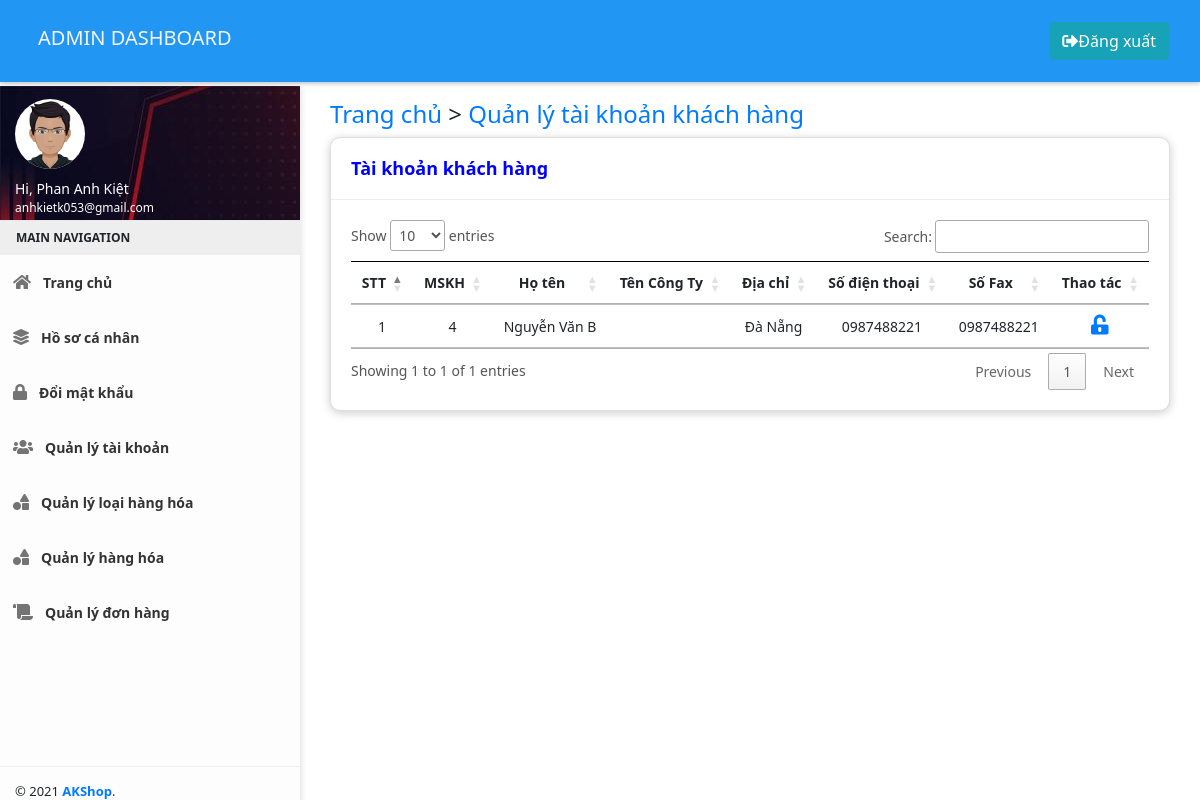
The app's page /admin/taikhoanuser.php (signed in) with its own data.
### tables this page shows
CREATE TABLE `diachikh` (
  `MaDC` int(11) NOT NULL,
  `DiaChi` varchar(500) NOT NULL,
  `MSKH` int(11) NOT NULL
);

CREATE TABLE `khachhang` (
  `MSKH` int(200) NOT NULL,
  `HoTenKH` varchar(255) NOT NULL,
  `TenCongTy` varchar(255) DEFAULT NULL,
  `SoDienThoai` varchar(10) NOT NULL,
  `SoFax` varchar(10) DEFAULT NULL,
  `Email` varchar(255) NOT NULL,
  `Password` varchar(255) NOT NULL
);

### admin/taikhoanuser.php (the view, shortened to what this page needs)
<?php
    include("./header.php");
?>
<h4><a title="Quay lại" href="./index.php">Trang chủ</a>  > <a href="taikhoanuser.php">Quản lý tài khoản khách hàng</a></h4>
<div class="row clearfix">
    <div class="col-xs-12 col-sm-12 col-md-12 col-lg-12">
        <div class="card">
            <div class="header" style="display: flex; width: 100%; align-items: center;">
                <h2 style="font-weight: bold; color: blue;">Tài khoản khách hàng</h2>
            </div>
            <div class="body">
                <div class="table-responsive">
                    <table class="table table-hover dashboard-task-infos" id="myTable">
                        <thead>
                            <tr>
                                <th style="vertical-align: middle;text-align: center;" scope="col">STT</th>
                                <th style="vertical-align: middle;text-align: center;" scope="col">MSKH</th>
                                <th style="vertical-align: middle;text-align: center;" scope="col">Họ tên</th>
                                <th style="vertical-align: middle;text-align: center;" scope="col">Tên Công Ty</th>
                                <th style="vertical-align: middle;text-align: center;" scope="col">Địa chỉ</th>
                                <th style="vertical-align: middle;text-align: center;" scope="col">Số điện thoại</th>
                                <th style="vertical-align: middle;text-align: center;" scope="col">Số Fax</th>
                                <th style="vertical-align: middle;text-align: center;" scope="col">Thao tác</th>
                            </tr>
                        </thead>
                        <tbody class="middle">
                            <?php
                                $query= mysqli_query($conn,"SELECT * FROM `khachhang`, `diachikh` WHERE `khachhang`.`MSKH` = `diachikh`.`MSKH` GROUP BY `diachikh`.`MaDC` DESC LIMIT 1");
                                $num_rows = mysqli_num_rows($query);
                                if($num_rows == 0){
                                ?>
                                    <tr>
                                        <td colspan="8" style="vertical-align: middle;">
                                            <h2>404 Not Found</h2>
                                        </td>
                                    </tr>
                                <?php
                                }
                                else{
                                    $stt = 1;
                                    while($row = mysqli_fetch_array($query)){
                            ?>
                                <tr>
                                    <td style="vertical-align: middle;text-align: center;" scope="row"><?=$stt?></td>
                                    <td style="text-align: center; vertical-align: middle;" scope="row"><?=$row['MSKH']?></td>
                                    <td style="text-align: center; vertical-align: middle;" scope="row"><?=$row['HoTenKH']?></td>
                                    <td style="text-align: center; vertical-align: middle;" scope="row"><?=$row['TenCongTy']?></td>
                                    <td style="text-align: center; vertical-align: middle;" scope="row"><?=$row['DiaChi']?></td>
                                    <td style="text-align: center; vertical-align: middle;" scope="row"><?=$row['SoDienThoai']?></td>
                                    <td style="text-align: center; vertical-align: middle;" scope="row"><?=$row['SoFax']?></td>
                                    <td style="vertical-align: middle; text-align: center;">
                                        <a style="margin-left: 3px; margin-right: 3px;" title="Reset mật khẩu thành 12345678"
                                        href='?resetpassuser=<?= $row['MSKH'] ?>'><i class="fas fa-unlock-alt"></i></a>
                                    </td>
                                </tr>
                            <?php
                                    $stt++;
                                    }
                                }
                            ?>
                        </tbody>
                    </table>
                </div>
            </div>
        </div>
    </div>
</div>
<?php
    include("./footer.php");
?>

### admin/css/main.css (style rules this page uses)
* { margin: 0; padding: 0; font-family: 'Segoe UI', Tahoma, Geneva, Verdana, sans-serif; }
i.fas.fa-edit, i.fas.fa-trash-alt, i.fas.fa-unlock-alt { font-size: 20px; }
.card { background: #fff; min-height: 50px; box-shadow: 0 2px 10px rgba(0, 0, 0, 0.2); -webkit-box-shadow: 0 2px 10px rgba(0, 0, 0, 0.2); -moz-box-shadow: 0 2px 10px rgba(0, 0, 0, 0.2); -ms-box-shadow: 0 2px 10px rgba(0, 0, 0, 0.2); position: relative; margin-bottom: 30px; -webkit-border-radius: 2px; -moz-border-radius: 2px; -ms-border-radius: 2px; border-radius: 10px; }
.card .header { padding: 20px; position: relative; border-bottom: 1px solid rgba(204, 204, 204, 0.35); }
.card .header h2 { margin: 0; font-size: 18px; font-weight: bold; color: blue; }
.card .body { font-size: 14px; color: #555; padding: 20px; }
.table tbody tr td, .table tbody tr th { padding: 10px; border-top: 1px solid rgba(88, 88, 88, 0.384); border-bottom: 1px solid rgba(88, 88, 88, 0.384); }
.table thead tr th { border-top: 1px solid black; border-bottom: 1px solid black; }

### records on screen
diachikh: MSKH "4", MSKH.HoTenKH "Nguyễn Văn B", DiaChi "Đà Nẵng", MSKH.SoDienThoai "0987488221", MSKH.SoFax "0987488221"

### other values on screen
$ten_nv "Phan Anh Kiệt"
$email "anhkietk053@gmail.com"
